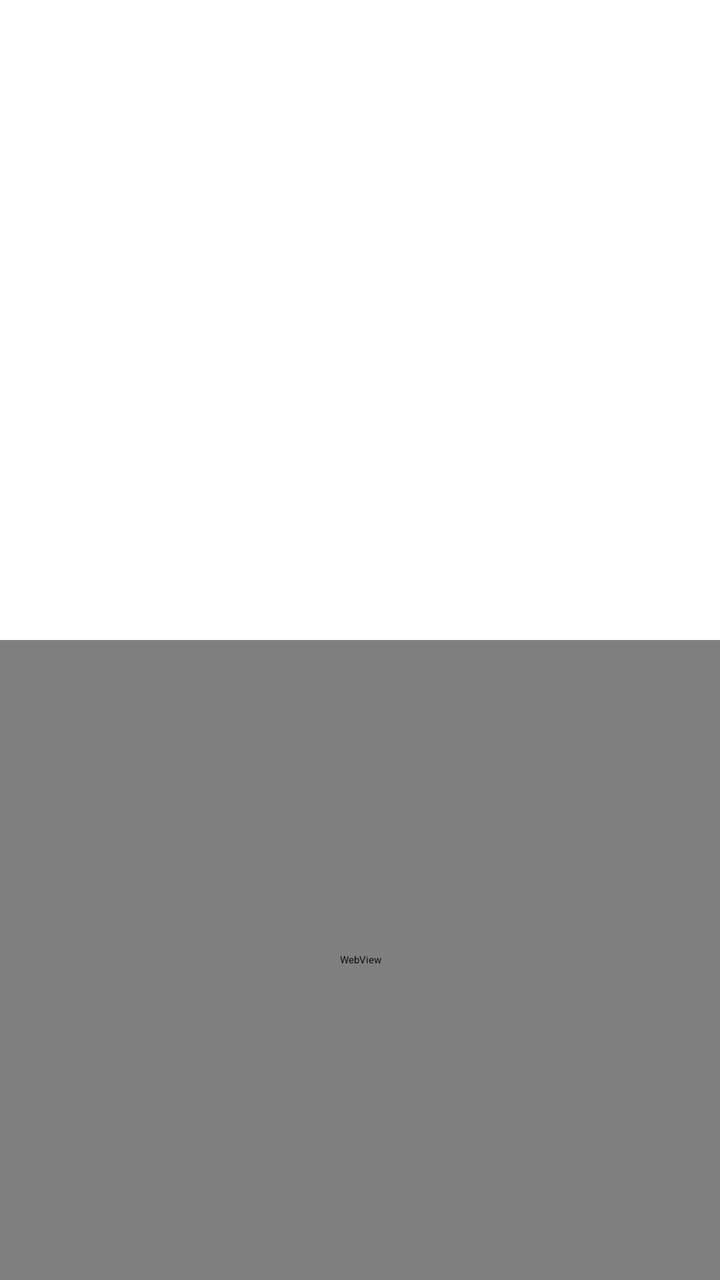
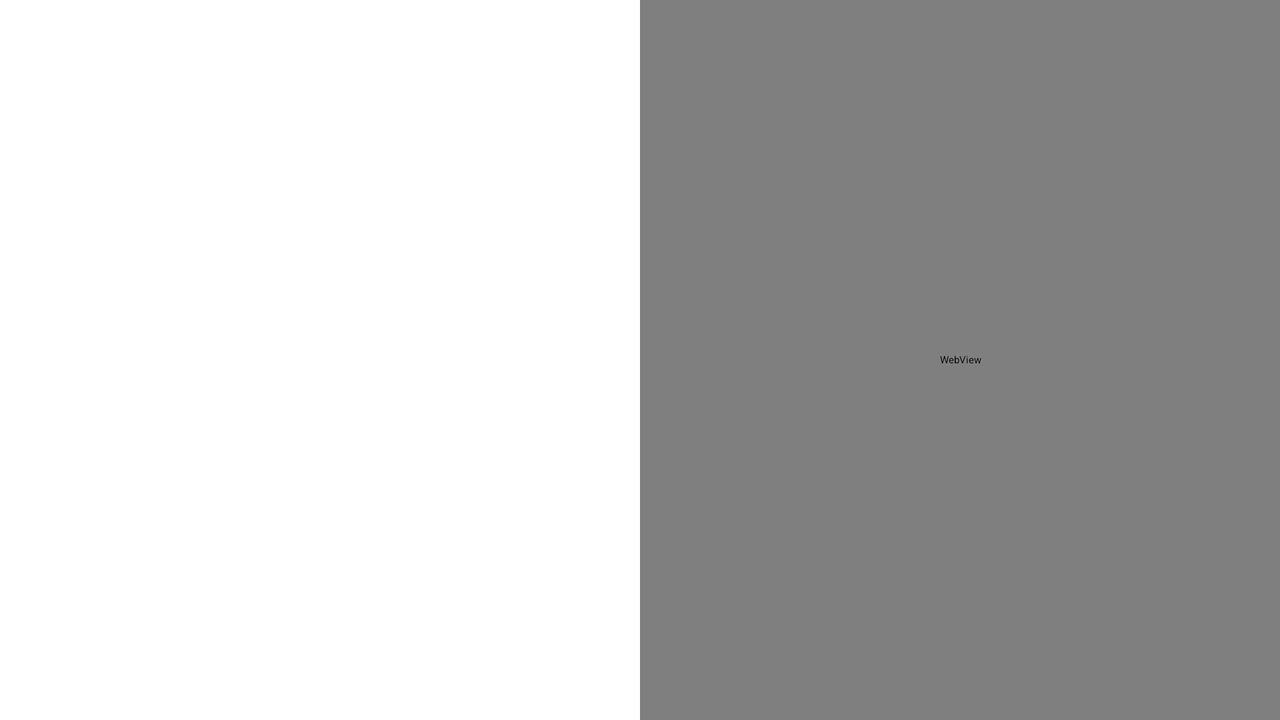

The same Android screen from two of the app's own layout files: first res/layout/ as a phone draws it, then the repository's variant for another configuration, drawn on a device whose configuration selects that folder. Both files follow.
<!-- AndroidManifest.xml: application theme base_theme -->
<!-- res/layout/list_and_webview.xml -->
<?xml version="1.0" encoding="utf-8"?>
<LinearLayout xmlns:android="http://schemas.android.com/apk/res/android"
    android:orientation="vertical"
	android:layout_width="fill_parent" 
	android:layout_height="fill_parent"
    >

    
	<LinearLayout 	
			android:id="@+id/list_fragment"
			android:layout_width="fill_parent" 
			android:layout_height="fill_parent"
			 android:layout_weight="4"
			/>
	
	<WebView 	
			android:id="@+id/webview"
			android:layout_width="fill_parent" 
			android:layout_height="fill_parent"
			 android:layout_weight="4"
			/>

</LinearLayout>
<!-- resources referenced by this layout -->
<resources>
  <style name="base_theme" parent="Theme.Sherlock">
  	</style>
</resources>
<!-- res/layout-land/list_and_webview.xml (the repository's variant of the layout above) -->
<!-- drawn on the phone turned sideways -->
<?xml version="1.0" encoding="utf-8"?>
<LinearLayout xmlns:android="http://schemas.android.com/apk/res/android"
    android:orientation="horizontal"
	android:layout_width="fill_parent" 
	android:layout_height="fill_parent"
    >
    
	<LinearLayout 	
			android:id="@+id/list_fragment"
			android:layout_width="fill_parent" 
			android:layout_height="fill_parent"
			 android:layout_weight="4"
			/>
	
	<WebView 	
			android:id="@+id/webview"
			android:layout_width="fill_parent" 
			android:layout_height="fill_parent"
			 android:layout_weight="4"
			/>

</LinearLayout>
